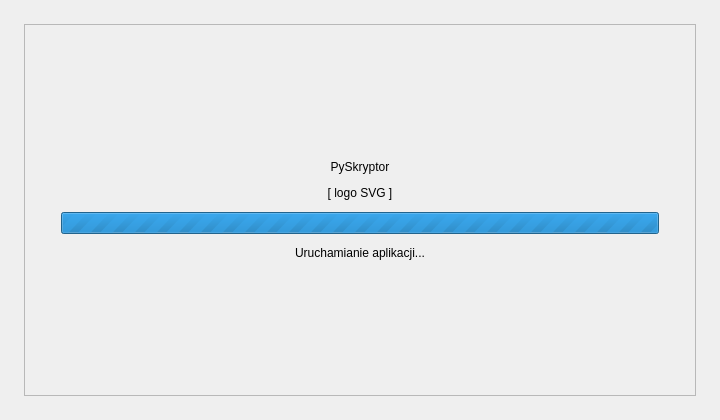
<?xml version="1.0" encoding="UTF-8"?>
<ui version="4.0">
 <class>LoadingScreenWidget</class>
 <widget class="QWidget" name="LoadingScreen">
  <property name="geometry">
   <rect><x>0</x><y>0</y><width>720</width><height>420</height></rect>
  </property>
  <layout class="QVBoxLayout" name="outerLayout">
   <property name="leftMargin"><number>24</number></property>
   <property name="topMargin"><number>24</number></property>
   <property name="rightMargin"><number>24</number></property>
   <property name="bottomMargin"><number>24</number></property>
   <item>
    <widget class="QFrame" name="LoadingScreenCard">
     <property name="frameShape"><enum>QFrame::StyledPanel</enum></property>
     <layout class="QVBoxLayout" name="cardLayout">
      <property name="leftMargin"><number>36</number></property>
      <property name="topMargin"><number>28</number></property>
      <property name="rightMargin"><number>36</number></property>
      <property name="bottomMargin"><number>28</number></property>
      <property name="spacing"><number>12</number></property>
      <item><spacer name="topSpacer"><property name="orientation"><enum>Qt::Vertical</enum></property><property name="sizeHint" stdset="0"><size><width>20</width><height>30</height></size></property></spacer></item>
      <item><widget class="QLabel" name="LoadingTitle"><property name="text"><string>PySkryptor</string></property><property name="alignment"><set>Qt::AlignCenter</set></property></widget></item>
      <item><widget class="QLabel" name="LoadingLogoPlaceholder"><property name="text"><string>[ logo SVG ]</string></property><property name="alignment"><set>Qt::AlignCenter</set></property></widget></item>
      <item><widget class="QProgressBar" name="LoadingProgress"><property name="minimum"><number>0</number></property><property name="maximum"><number>0</number></property><property name="value"><number>-1</number></property></widget></item>
      <item><widget class="QLabel" name="LoadingStatus"><property name="text"><string>Uruchamianie aplikacji...</string></property><property name="alignment"><set>Qt::AlignCenter</set></property></widget></item>
      <item><spacer name="bottomSpacer"><property name="orientation"><enum>Qt::Vertical</enum></property><property name="sizeHint" stdset="0"><size><width>20</width><height>50</height></size></property></spacer></item>
     </layout>
    </widget>
   </item>
  </layout>
 </widget>
 <resources/>
 <connections/>
</ui>
